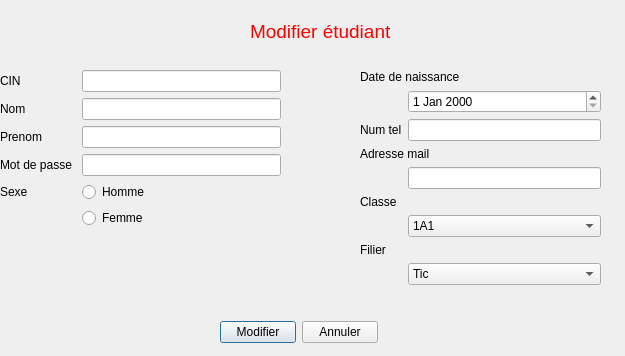
<?xml version="1.0" encoding="UTF-8"?>
<ui version="4.0">
 <class>Modifier_etudiant</class>
 <widget class="QDialog" name="Modifier_etudiant">
  <property name="geometry">
   <rect>
    <x>0</x>
    <y>0</y>
    <width>625</width>
    <height>356</height>
   </rect>
  </property>
  <property name="windowTitle">
   <string>Dialog</string>
  </property>
  <widget class="QLabel" name="label">
   <property name="geometry">
    <rect>
     <x>250</x>
     <y>20</y>
     <width>161</width>
     <height>21</height>
    </rect>
   </property>
   <property name="text">
    <string>&lt;html&gt;&lt;head/&gt;&lt;body&gt;&lt;p&gt;&lt;span style=&quot; font-size:14pt; color:#ff0000;&quot;&gt;Modifier étudiant &lt;/span&gt;&lt;/p&gt;&lt;/body&gt;&lt;/html&gt;</string>
   </property>
  </widget>
  <widget class="QWidget" name="">
   <property name="geometry">
    <rect>
     <x>0</x>
     <y>70</y>
     <width>281</width>
     <height>221</height>
    </rect>
   </property>
   <layout class="QFormLayout" name="formLayout">
    <item row="0" column="0">
     <widget class="QLabel" name="label_2">
      <property name="text">
       <string>CIN</string>
      </property>
     </widget>
    </item>
    <item row="0" column="1">
     <widget class="QLineEdit" name="lineEdit"/>
    </item>
    <item row="2" column="0">
     <widget class="QLabel" name="label_3">
      <property name="text">
       <string>Nom</string>
      </property>
     </widget>
    </item>
    <item row="2" column="1">
     <widget class="QLineEdit" name="lineEdit_2"/>
    </item>
    <item row="4" column="0">
     <widget class="QLabel" name="label_4">
      <property name="text">
       <string>Prenom</string>
      </property>
     </widget>
    </item>
    <item row="6" column="0">
     <widget class="QLabel" name="label_11">
      <property name="text">
       <string>Mot de passe </string>
      </property>
     </widget>
    </item>
    <item row="6" column="1">
     <widget class="QLineEdit" name="lineEdit_6"/>
    </item>
    <item row="8" column="0">
     <widget class="QLabel" name="label_10">
      <property name="text">
       <string>Sexe</string>
      </property>
     </widget>
    </item>
    <item row="8" column="1">
     <widget class="QRadioButton" name="radioButton">
      <property name="text">
       <string>Homme </string>
      </property>
     </widget>
    </item>
    <item row="9" column="1">
     <widget class="QRadioButton" name="radioButton_2">
      <property name="text">
       <string>Femme</string>
      </property>
     </widget>
    </item>
    <item row="4" column="1">
     <widget class="QLineEdit" name="lineEdit_3"/>
    </item>
   </layout>
  </widget>
  <widget class="QWidget" name="">
   <property name="geometry">
    <rect>
     <x>360</x>
     <y>70</y>
     <width>241</width>
     <height>231</height>
    </rect>
   </property>
   <layout class="QFormLayout" name="formLayout_2">
    <item row="0" column="0" colspan="2">
     <widget class="QLabel" name="label_5">
      <property name="text">
       <string>Date de naissance </string>
      </property>
     </widget>
    </item>
    <item row="2" column="1">
     <widget class="QDateEdit" name="dateEdit"/>
    </item>
    <item row="3" column="0">
     <widget class="QLabel" name="label_7">
      <property name="text">
       <string>Num tel</string>
      </property>
     </widget>
    </item>
    <item row="3" column="1">
     <widget class="QLineEdit" name="lineEdit_4"/>
    </item>
    <item row="6" column="0" colspan="2">
     <widget class="QLabel" name="label_6">
      <property name="text">
       <string>Adresse mail</string>
      </property>
     </widget>
    </item>
    <item row="7" column="1">
     <widget class="QLineEdit" name="lineEdit_5"/>
    </item>
    <item row="9" column="0">
     <widget class="QLabel" name="label_8">
      <property name="text">
       <string>Classe</string>
      </property>
     </widget>
    </item>
    <item row="10" column="1">
     <widget class="QComboBox" name="comboBox">
      <item>
       <property name="text">
        <string>1A1</string>
       </property>
      </item>
      <item>
       <property name="text">
        <string>1A2</string>
       </property>
      </item>
      <item>
       <property name="text">
        <string>1A3</string>
       </property>
      </item>
      <item>
       <property name="text">
        <string>1A4</string>
       </property>
      </item>
      <item>
       <property name="text">
        <string>1A5</string>
       </property>
      </item>
      <item>
       <property name="text">
        <string>1A6</string>
       </property>
      </item>
     </widget>
    </item>
    <item row="12" column="0">
     <widget class="QLabel" name="label_9">
      <property name="text">
       <string>Filier</string>
      </property>
     </widget>
    </item>
    <item row="13" column="1">
     <widget class="QComboBox" name="comboBox_2">
      <item>
       <property name="text">
        <string>Tic</string>
       </property>
      </item>
      <item>
       <property name="text">
        <string>Génie cévil</string>
       </property>
      </item>
      <item>
       <property name="text">
        <string>Business </string>
       </property>
      </item>
      <item>
       <property name="text">
        <string>electromecanique</string>
       </property>
      </item>
     </widget>
    </item>
   </layout>
  </widget>
  <widget class="QWidget" name="">
   <property name="geometry">
    <rect>
     <x>220</x>
     <y>320</y>
     <width>158</width>
     <height>25</height>
    </rect>
   </property>
   <layout class="QHBoxLayout" name="horizontalLayout">
    <item>
     <widget class="QPushButton" name="pushButton">
      <property name="text">
       <string>Modifier</string>
      </property>
     </widget>
    </item>
    <item>
     <widget class="QPushButton" name="pushButton_2">
      <property name="text">
       <string>Annuler</string>
      </property>
     </widget>
    </item>
   </layout>
  </widget>
 </widget>
 <resources/>
 <connections/>
</ui>
